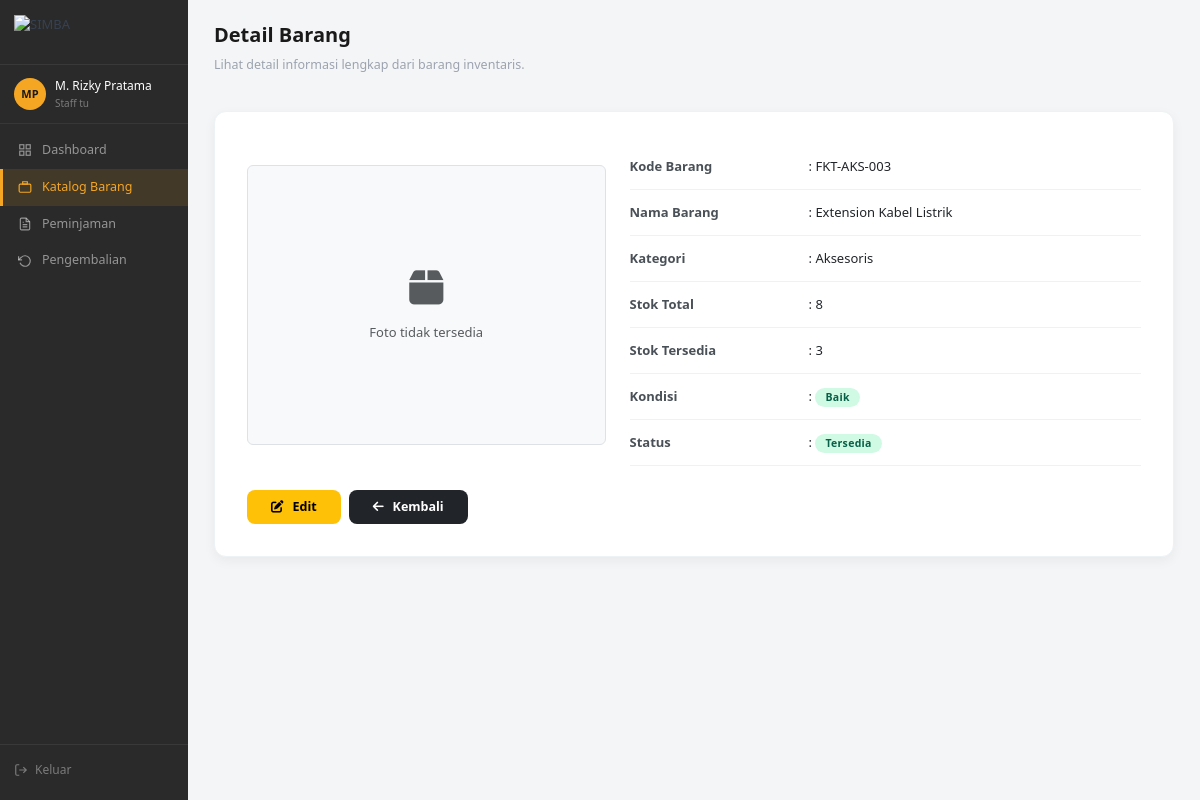
Page /pages/barang/detail.php?id=9 (signed in) on the earlier database version.
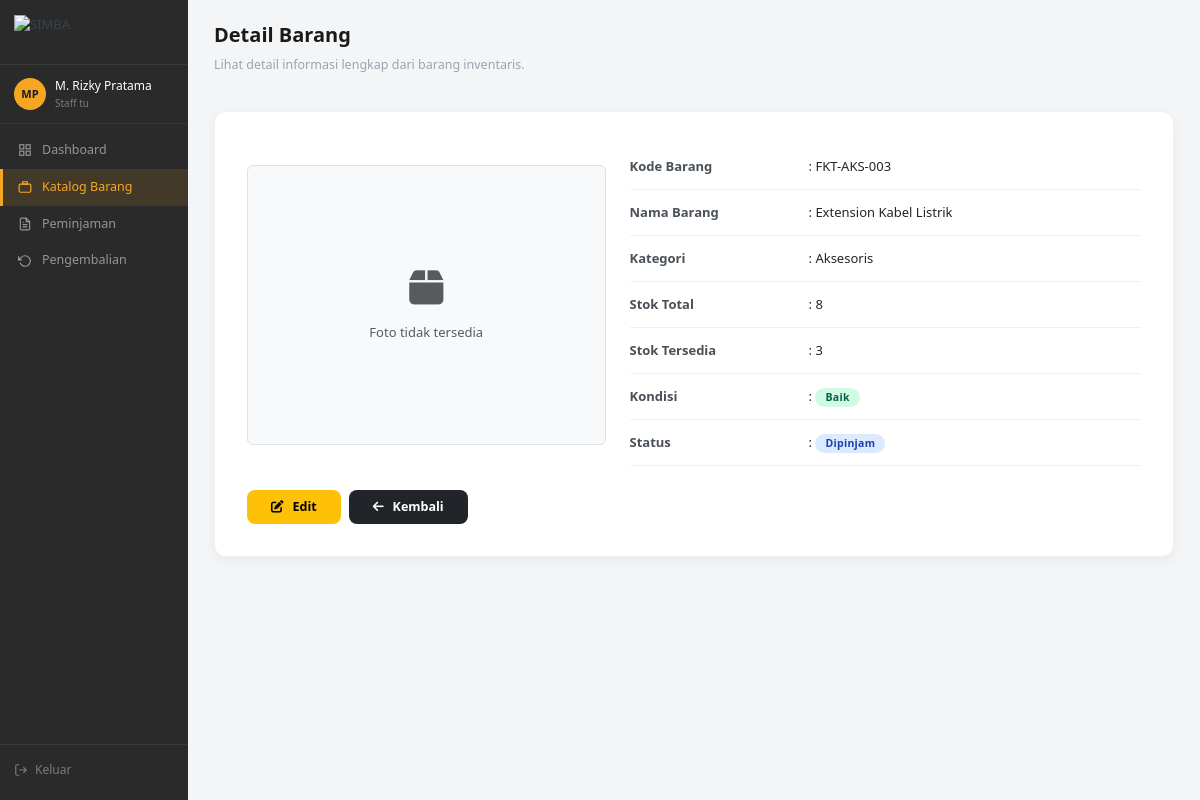
Same page on the later database version.
### tables this page shows
CREATE TABLE IF NOT EXISTS `barang` (
  `id` int NOT NULL AUTO_INCREMENT,
  `kategori_id` int NOT NULL,
  `kode_barang` varchar(30) NOT NULL,
  `nama` varchar(150) NOT NULL,
  `stok_total` int NOT NULL,
  `stok_tersedia` int NOT NULL,
  `kondisi` enum('baik','rusak_ringan','rusak_berat') DEFAULT 'baik',
  `status` enum('tersedia','dipinjam','dalam_perbaikan') DEFAULT 'tersedia',
  `foto` varchar(255) DEFAULT NULL,
  `dibuat_pada` timestamp NOT NULL DEFAULT CURRENT_TIMESTAMP,
  PRIMARY KEY (`id`),
  UNIQUE KEY `kode_barang` (`kode_barang`),
  KEY `kategori_id` (`kategori_id`),
  CONSTRAINT `barang_ibfk_1` FOREIGN KEY (`kategori_id`) REFERENCES `kategori` (`id`)
);

CREATE TABLE IF NOT EXISTS `kategori` (
  `id` int NOT NULL AUTO_INCREMENT,
  `nama` varchar(100) NOT NULL,
  `kode` varchar(20) NOT NULL,
  `deskripsi` text NOT NULL,
  PRIMARY KEY (`id`),
  UNIQUE KEY `kode` (`kode`)
);

### pages/barang/detail.php (the view, shortened to what this page needs)
<?php
    require_once __DIR__ . '/../../config/koneksi.php';
    $id = isset($_GET['id']) ? (int)$_GET['id'] : 0;
    try {
        $stmt = $conn->prepare("SELECT b.*, k.nama as nama_kategori FROM barang b LEFT JOIN kategori k ON b.kategori_id = k.id WHERE b.id = ?");
        $stmt->bind_param("i", $id);
        $stmt->execute();
        $barang = $stmt->get_result()->fetch_assoc();
    } catch (\Exception $e) {
        die("Terjadi kesalahan database: " . $e->getMessage());
    }
    $basePath    = '../../';
    $kondisi_badge = [
        'baik' => 'badge-selesai',
        'rusak_ringan' => 'badge-menunggu',
        'rusak_berat' => 'badge-ditolak'
    ];
    $status_badge = [
        'tersedia' => 'badge-disetujui',
        'dipinjam' => 'badge-diverifikasi',
        'dalam_perbaikan' => 'badge-ditolak'
    ];
    require_once $basePath . 'includes/header.php';
    require_once $basePath . 'includes/sidebar.php';
?>
<main class="main-content">
    <div class="page-header">
        <div>
            <h2>Detail Barang</h2>
            <p>Lihat detail informasi lengkap dari barang inventaris.</p>
        </div>
    </div>
<div class="detail-card">
    <div class="row g-4 align-items-center">
        <div class="col-md-5 text-center">
            <?php if (!empty($barang['foto']) && file_exists("../../assets/uploads/barang/" . $barang['foto'])): ?>
                <img src="../../assets/uploads/barang/<?php echo $barang['foto']; ?>" class="detail-image shadow-sm" alt="<?php echo htmlspecialchars($barang['nama']); ?>">
            <?php else: ?>
                <div class="d-flex flex-column align-items-center justify-content-center bg-light text-muted border rounded" style="height: 280px; width: 100%;">
                    <i class="fa-solid fa-box fa-3x mb-3"></i>
                    <span>Foto tidak tersedia</span>
                </div>
            <?php endif; ?>
        </div>
        <div class="col-md-7">
            <table class="table table-borderless info-table m-0">
                <tbody>
                    <tr>
                        <th>Kode Barang</th>
                        <td>: <?php echo htmlspecialchars($barang['kode_barang']); ?></td>
                    </tr>
                    <tr>
                        <th>Nama Barang</th>
                        <td>: <?php echo htmlspecialchars($barang['nama']); ?></td>
                    </tr>
                    <tr>
                        <th>Kategori</th>
                        <td>: <?php echo htmlspecialchars($barang['nama_kategori'] ?? '-'); ?></td>
                    </tr>
                    <tr>
                        <th>Stok Total</th>
                        <td>: <?php echo htmlspecialchars($barang['stok_total']); ?></td>
                    </tr>
                    <tr>
                        <th>Stok Tersedia</th>
                        <td>: <?php echo htmlspecialchars($barang['stok_tersedia']); ?></td>
                    </tr>
                    <tr>
                        <th>Kondisi</th>
                        <td>:
                            <span class="badge <?php echo $kondisi_badge[$barang['kondisi']] ?? 'badge-aktif'; ?>">
                                <?php echo htmlspecialchars(ucwords(str_replace('_', ' ', $barang['kondisi']))); ?>
                            </span>
                        </td>
                    </tr>
                    <tr>
                        <th>Status</th>
                        <td>:
                            <span class="badge <?php echo $status_badge[$barang['status']] ?? 'badge-aktif'; ?>">
                                <?php echo htmlspecialchars(ucwords(str_replace('_', ' ', $barang['status']))); ?>
                            </span>
                        </td>
                    </tr>
                </tbody>
            </table>
        </div>
    </div>
    <div class="d-flex gap-2 mt-4">
        <?php if ($_SESSION['peran'] === 'admin' || $_SESSION['peran'] === 'staff_tu'): ?>
        <a href="edit.php?id=<?php echo $barang['id']; ?>" class="btn btn-warning fw-bold px-4">
            <i class="fa-solid fa-pen-to-square me-1"></i> Edit
        </a>
        <?php endif; ?>
        <a href="index.php" class="btn btn-dark fw-bold px-4">
            <i class="fa-solid fa-arrow-left me-1"></i> Kembali
        </a>
    </div>
</div>
<?php
    require_once $basePath . 'includes/footer.php';
?>

Differences in the rows shown:
changed barang "FKT-AKS-003": status "Tersedia" → "Dipinjam"
